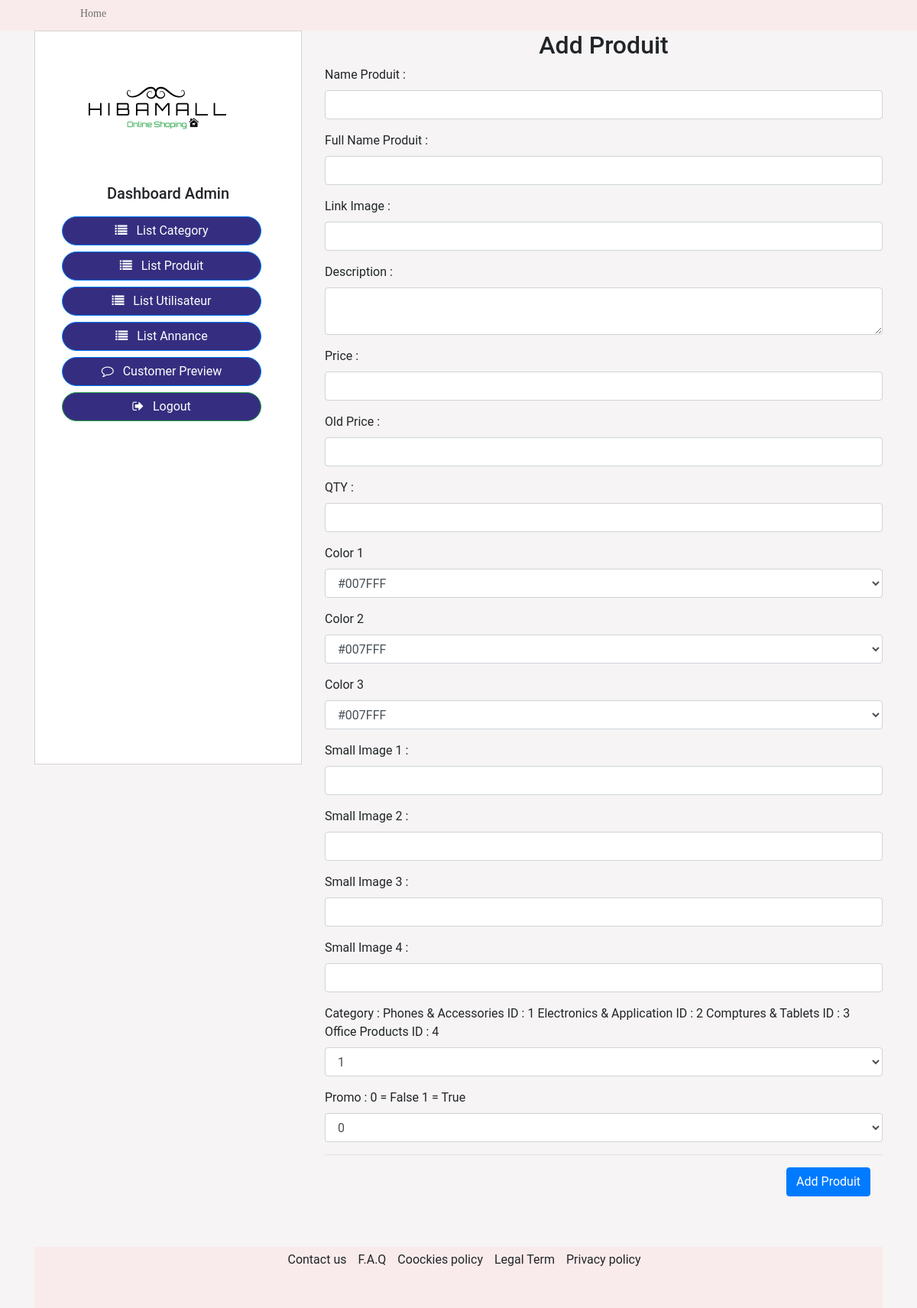
The app's page /admin/addproduit.php (signed in) with its own data.
### tables this page shows
CREATE TABLE `category` (
  `id` int(11) NOT NULL,
  `category_name` varchar(255) NOT NULL,
  `category_icon` varchar(255) NOT NULL
);

### inc/fonctions.php (called while the page is built, shortened)
<?php
require('config.php');
function query($sql){
    global $connection;
    return mysqli_query($connection,$sql);
}
function fetch_array($result){
    return mysqli_fetch_array($result);
}

### admin/addproduit.php (the view, shortened to what this page needs)
<?php include('aside.php'); ?>
<div class="col-md-8">
    <div class="">
        <div class="form-container">
            <h2 class="text-center">Add Produit</h2>
            <form action="#" method="POST">
                <div class="form-group">
                    <label for="">Name Produit :</label>
                    <input type="text" class="form-control" name="product_name" id="recipient-name">
                </div>
                <div class="form-group">
                    <label for="">Full Name Produit :</label>
                    <input type="text" class="form-control" name="product_fullname" id="recipient-name">
                </div>
                <label for="">Link Image :</label>
                <input type="text" class="form-control" name="product_image" id="recipient-name">
        </div>
        <div class="form-group">
            <label for="">Description :</label>
            <textarea type="text" class="form-control" name="product_description" id="recipient-name"></textarea>
        </div>
        <div class="form-group">
            <label for="">Price :</label>
            <input type="text" class="form-control" name="product_price" id="recipient-name">
        </div>
        <div class="form-group">
            <label for="">Old Price :</label>
            <input type="text" class="form-control" name="product_oldprice" id="recipient-name">
        </div>
        <div class="form-group">
            <label for="">QTY :</label>
            <input type="number" class="form-control" name="product_quantity" id="recipient-name">
        </div>
        <div class="form-group">
            <label for="">Color 1</label>
            <select class="form-control" name="color1" id="exampleFormControlSelect1">
            <?php
                                $query = "SELECT * FROM colors";
                                $result = query($query);
                                while($row = fetch_array($result)):
                            ?>
                <option><?php echo $row['color_code'];?></option>
                <?php
                                endwhile;
                            ?>
            </select>
        </div>
        <div class="form-group">
            <label for="">Color 2</label>
            <select class="form-control" name="color2" id="exampleFormControlSelect1">
            <?php
                                $query = "SELECT * FROM colors";
                                $result = query($query);
                                while($row = fetch_array($result)):
                            ?>
                <option><?php echo $row['color_code'];?></option>
                <?php
                                endwhile;
                            ?>
            </select>
        </div>
        <div class="form-group">
            <label for="">Color 3</label>
            <select class="form-control" name="color3" id="exampleFormControlSelect1">
            <?php
                                $query = "SELECT * FROM colors";
                                $result = query($query);
                                while($row = fetch_array($result)):
                            ?>
                <option><?php echo $row['color_code'];?></option>
                <?php
                                endwhile;
                            ?>
            </select>
        </div>
        <div class="form-group">
            <label for="">Small Image 1 :</label>
            <input type="text" class="form-control" name="product_smallimage1" id="recipient-name">
        </div>
        <div class="form-group">
            <label for="">Small Image 2 :</label>
            <input type="text" class="form-control" name="product_smallimage2" id="recipient-name"">
                </div>
                <div class=" form-group">
            <label for="">Small Image 3 :</label>
            <input type="text" class="form-control" name="product_smallimage3" id="recipient-name"">
                </div>
                <div class=" form-group">
            <label for="">Small Image 4 :</label>
            <input type="text" class="form-control" name="product_smallimage4" id="recipient-name"">
                </div>
                <div class="form-group">
            <label for="">Category :
            <?php
                                $query = "SELECT * FROM category";
                                $result = query($query);
                                while($row = fetch_array($result)):
                            ?>
            <?php echo $row['category_name'];?> ID : <?php echo $row['id'];?>
            <?php
                                endwhile;
                            ?> </label>
            <select class="form-control" name="category_id" id="exampleFormControlSelect1">
            <?php
                                $query = "SELECT * FROM category";
                                $result = query($query);
                                while($row = fetch_array($result)):
                            ?>
                <option><?php echo $row['id'];?></option>
                <?php
                                endwhile;
                            ?>
            </select>
        </div>
        <div class="form-group">
            <label for="">Promo : 0 = False 1 = True</label>
            <select class="form-control" name="promo" id="exampleFormControlSelect1">
            <option>0</option>
            </select>
        </div>
                <div class=" modal-footer">
            <button type="submit" name="submit" class="btn btn-primary">Add Produit</button>
        </div>
    </div>
</div>
</div>
<?php include('../inc/footer.php'); ?>

### asset/css/main.css (style rules this page uses)
body { font-family: 'Roboto', sans-serif; background: #F6F4F4; position: relative; font-weight: 400px; margin:0; overflow-x: hidden; }

### records on screen
category: category_name "Phones & Accessories", id "1"
category: category_name "Electronics & Application", id "2"
category: category_name "Comptures & Tablets", id "3"
category: category_name "Office Products", id "4"

### other values on screen
form field color1 "#007FFF"
form field color2 "#007FFF"
form field color3 "#007FFF"
form field category_id "1"
